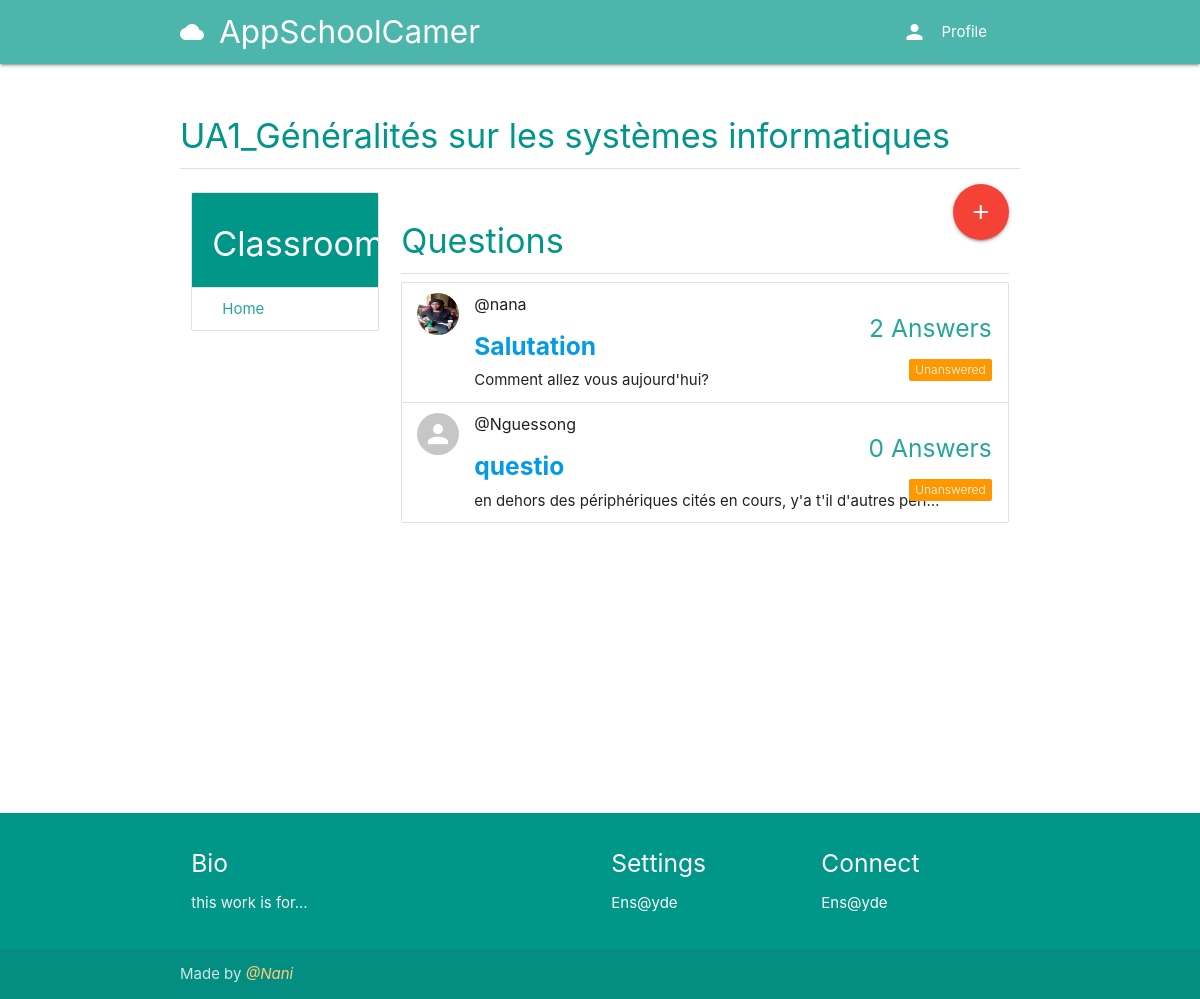
Screenshot of /course/e3a2a62b-95ac-4728-9878-0789d56fcc8a/questions with the database file from the repository.
### classroom/models.py (models this page shows, shortened)
class Course(models.Model):
	id = models.UUIDField(primary_key=True, default=uuid.uuid4, editable=False)
	picture = models.ImageField(upload_to=user_directory_path)
	title = models.CharField(max_length=200)
	description = models.CharField(max_length=300)
	category = models.ForeignKey(Category, on_delete=models.CASCADE)
	syllabus = RichTextField()
	user = models.ForeignKey(User, on_delete=models.CASCADE, related_name='course_owner')
	enrolled = models.ManyToManyField(User)
	modules = models.ManyToManyField(Module)
	questions = models.ManyToManyField(Question)

### question/models.py (models this page shows, shortened)
class Question(models.Model):
	user = models.ForeignKey(User, on_delete=models.CASCADE, related_name='question_user')
	title = models.CharField(max_length=300)
	body = RichTextField()
	created_date = models.DateTimeField(auto_now_add=True)
	update_date = models.DateTimeField(auto_now_add=True)
	has_accepted_answer = models.BooleanField(default=False)
	def get_answers_count(self):
		return Answer.objects.filter(question=self).count()

### authy/models.py (models this page shows, shortened)
class Profile(models.Model):
    user = models.OneToOneField(User, on_delete=models.CASCADE, related_name='profile')
    location = models.CharField(max_length=50, null=True, blank=True)
    url = models.CharField(max_length=80, null=True, blank=True)
    profile_info = models.TextField(max_length=150, null=True, blank=True)
    created = models.DateField(auto_now_add=True)
    picture = models.ImageField(upload_to=user_directory_path_profile, blank=True, null=True, verbose_name='Picture')
    banner = models.ImageField(upload_to=user_directory_path_banner, blank=True, null=True, verbose_name='Banner')
    teacher = 'teacher'
    student = 'student'
    parent = 'parent'
    user_types = [
        (teacher, 'teacher'),
        (student, 'student'),
        (parent, 'parent'),
    ]
    user_type = models.CharField(max_length=10, choices=user_types, default=student)
    sixieme = '6eme'
    cinquieme = '5eme'
    quatrieme = '4eme'
    troisieme = '3eme'
    seconde = '2nde'
    Premiere = '1ere'
    Tle = 'Tle'
    user_statuts = [
        (sixieme,'6eme'),
        (cinquieme, '5eme'),
        (quatrieme, '4eme'),
        (troisieme, '3eme'),
        (seconde, '2nde'),
        (Premiere, '1ere'),
        (Tle, 'Tle'),
    ]
    user_statut = models.CharField(max_length=15, choices=user_statuts, default=sixieme)

### question/views.py (the view)
# urls.py: path('<course_id>/questions', Questions, name='questions'),
def Questions(request, course_id):
	course = get_object_or_404(Course, id=course_id)
	questions = course.questions.all()
	paginator = Paginator(questions, 10)
	page_number = request.GET.get('page')
	questions_data = paginator.get_page(page_number)
	context = {
		'course': course,
		'questions': questions_data,
	}
	return render(request, 'question/questions.html', context)

### authy/views.py (called while the page is built)
def SideNavInfo(request):
	user = request.user
	nav_profile = None
	if user.is_authenticated:
		nav_profile = Profile.objects.get(user=user)
	return {'nav_profile': nav_profile}

### direct/views.py (called while the page is built)
def CheckDirects(request):
    directs_count = 0
    if request.user.is_authenticated:
        directs_count = Message.objects.filter(user=request.user, is_read=False).count()
    return {'directs_count': directs_count}

### student_portal/templates/question/questions.html (shortened to what this page needs)
{% extends 'base.html' %}
{% load static %}
{% block content %}
<div class="section">
	<h4 class="teal-text">{{ course.title }}</h4>
	<div class="divider"></div>
</div>
<div class="row">
  <div class="col s3">
    <ul class="collection with-header">
      <li class="collection-header teal white-text"><h4>Classroom</h4></li>
      <a href="{% url 'course' course.id %}" class="collection-item">Home</a>
    </ul>
  </div>
<div class="col s9">
  <a href="{% url 'new-student-question' course.id %}" class="btn-floating btn-large waves-effect waves-light red right"><i class="material-icons">add</i></a>
  <div class="section">
    <h4 class="teal-text">Questions</h4>
    <div class="divider"></div>
    <ul class="collection">
    {% for question in questions %}
    <li class="collection-item avatar">
      {% if question.user.profile.picture %}
        <img src="{{ question.user.profile.picture.url }}" class="circle responsive-img">
      {% else %}
        <img src="{% static 'img/no_avatar.jpg' %}" class="circle responsive-img">
      {% endif %}
      <span class="title"><b>{{ question.user.get_full_name }}</b>@{{ question.user.username }}</span>
      <a href="{% url 'question-detail' course.id question.id %}"><h5><b>{{ question.title }}</b></h5></a>
      <p>{{ question.body | safe | truncatechars:110 }}</p>
      <div class="secondary-content">
        <h5>{{ question.get_answers_count }} Answers</h5>
        <h5>
          {% if question.has_accepted_answer == True %}
            <span class="new badge green" data-badge-caption="Answered"></span>
          {% else %}
            <span class="new badge orange" data-badge-caption="Unanswered"></span>
          {% endif %}
        </h5>
      </div>
    </li>
    {% endfor %}
    </ul>
    <div class="col s12 m12 center-align">
    </div>
  </div>
</div>
</div>
{% endblock %}

### student_portal/templates/base.html (shortened to what this page needs)
{% load static %}
<!DOCTYPE html>
<html lang="en">
<head>
  <link href="{% static 'css/materialize.css' %}" type="text/css" rel="stylesheet" media="screen,projection"/>
  <link href="{% static 'css/style.css' %}" type="text/css" rel="stylesheet" media="screen,projection"/>
</head>
<body>
  <nav class="teal lighten-2" role="navigation">
    <div class="nav-wrapper container">
      <a href="{% url 'index' %}" class="brand-logo"><i class="material-icons">cloud</i>AppSchoolCamer</a>
      <ul class="right hide-on-med-and-down">
        <li><a href="#" data-target="slide-out" class="sidenav-trigger show-on-large"><i class="material-icons left">person</i>Profile</a></li>
      </ul>
    </div>
  </nav>
<div class="container">
  <div class="section">
    {% block content %}
    {% endblock %}
  </div>
  </div>
  <br>
  <br>
  <br>
  <br>
  <br>
  <br>
  <br>
  <br>
  <br>
  <br>
  <footer class="page-footer teal ">
    <div class="container">
      <div class="row">
        <div class="col l6 s12">
          <h5 class="white-text">Bio</h5>
          <p class="grey-text text-lighten-4">this work is for... </p>
        </div>
        <div class="col l3 s12">
          <h5 class="white-text">Settings</h5>
          <ul>
            <li><a class="white-text" href="#!">Ens@yde</a></li>
          </ul>
        </div>
        <div class="col l3 s12">
          <h5 class="white-text">Connect</h5>
          <ul>
            <li><a class="white-text" href="#!">Ens@yde</a></li>
          </ul>
        </div>
      </div>
    </div>
    <div class="footer-copyright">
      <div class="container">
      Made by <em class="orange-text text-lighten-3">@Nani</em>
      </div>
    </div>
  </footer>
  </body>
  </html>

### rows the page displays
Course: title "UA1_Généralités sur les systèmes informatiques"
Question: user.profile.picture (placeholder picture), user.username "nana", title "Salutation", body "Comment allez vous aujourd'hui?", get_answers_count "2", has_accepted_answer False (drawn)
Question: user.username "Nguessong", title "questio", body "en dehors des périphériques cités en cours, y'a t'il d'autres péri…", get_answers_count "0", has_accepted_answer False (drawn)
